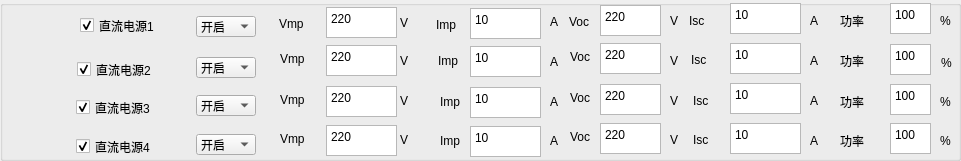
  <widget class="QGroupBox" name="groupBox_6">
   <property name="geometry">
    <rect>
     <x>0</x>
     <y>90</y>
     <width>961</width>
     <height>161</height>
    </rect>
   </property>
   <property name="title">
    <string/>
   </property>
   <widget class="QLabel" name="label_17">
    <property name="geometry">
     <rect>
      <x>280</x>
      <y>90</y>
      <width>31</width>
      <height>20</height>
     </rect>
    </property>
    <property name="text">
     <string>Vmp</string>
    </property>
   </widget>
   <widget class="QTextEdit" name="textEdit_S1_DC2_Isc">
    <property name="geometry">
     <rect>
      <x>730</x>
      <y>43</y>
      <width>71</width>
      <height>31</height>
     </rect>
    </property>
    <property name="html">
     <string>&lt;!DOCTYPE HTML PUBLIC &quot;-//W3C//DTD HTML 4.0//EN&quot; &quot;http://www.w3.org/TR/REC-html40/strict.dtd&quot;&gt;
&lt;html&gt;&lt;head&gt;&lt;meta name=&quot;qrichtext&quot; content=&quot;1&quot; /&gt;&lt;style type=&quot;text/css&quot;&gt;
p, li { white-space: pre-wrap; }
&lt;/style&gt;&lt;/head&gt;&lt;body style=&quot; font-family:'SimSun'; font-size:9pt; font-weight:400; font-style:normal;&quot;&gt;
&lt;p style=&quot; margin-top:0px; margin-bottom:0px; margin-left:0px; margin-right:0px; -qt-block-indent:0; text-indent:0px;&quot;&gt;10&lt;/p&gt;&lt;/body&gt;&lt;/html&gt;</string>
    </property>
   </widget>
   <widget class="QTextEdit" name="textEdit_S1_DC2_PF">
    <property name="geometry">
     <rect>
      <x>890</x>
      <y>44</y>
      <width>41</width>
      <height>31</height>
     </rect>
    </property>
    <property name="html">
     <string>&lt;!DOCTYPE HTML PUBLIC &quot;-//W3C//DTD HTML 4.0//EN&quot; &quot;http://www.w3.org/TR/REC-html40/strict.dtd&quot;&gt;
&lt;html&gt;&lt;head&gt;&lt;meta name=&quot;qrichtext&quot; content=&quot;1&quot; /&gt;&lt;style type=&quot;text/css&quot;&gt;
p, li { white-space: pre-wrap; }
&lt;/style&gt;&lt;/head&gt;&lt;body style=&quot; font-family:'SimSun'; font-size:9pt; font-weight:400; font-style:normal;&quot;&gt;
&lt;p style=&quot; margin-top:0px; margin-bottom:0px; margin-left:0px; margin-right:0px; -qt-block-indent:0; text-indent:0px;&quot;&gt;100&lt;/p&gt;&lt;/body&gt;&lt;/html&gt;</string>
    </property>
   </widget>
   <widget class="QTextEdit" name="textEdit_S1_DC3_Voc">
    <property name="geometry">
     <rect>
      <x>600</x>
      <y>84</y>
      <width>61</width>
      <height>31</height>
     </rect>
    </property>
    <property name="html">
     <string>&lt;!DOCTYPE HTML PUBLIC &quot;-//W3C//DTD HTML 4.0//EN&quot; &quot;http://www.w3.org/TR/REC-html40/strict.dtd&quot;&gt;
&lt;html&gt;&lt;head&gt;&lt;meta name=&quot;qrichtext&quot; content=&quot;1&quot; /&gt;&lt;style type=&quot;text/css&quot;&gt;
p, li { white-space: pre-wrap; }
&lt;/style&gt;&lt;/head&gt;&lt;body style=&quot; font-family:'SimSun'; font-size:9pt; font-weight:400; font-style:normal;&quot;&gt;
&lt;p style=&quot; margin-top:0px; margin-bottom:0px; margin-left:0px; margin-right:0px; -qt-block-indent:0; text-indent:0px;&quot;&gt;220&lt;/p&gt;&lt;/body&gt;&lt;/html&gt;</string>
    </property>
   </widget>
   <widget class="QTextEdit" name="textEdit_S1_DC3_Isc">
    <property name="geometry">
     <rect>
      <x>730</x>
      <y>83</y>
      <width>71</width>
      <height>31</height>
     </rect>
    </property>
    <property name="html">
     <string>&lt;!DOCTYPE HTML PUBLIC &quot;-//W3C//DTD HTML 4.0//EN&quot; &quot;http://www.w3.org/TR/REC-html40/strict.dtd&quot;&gt;
&lt;html&gt;&lt;head&gt;&lt;meta name=&quot;qrichtext&quot; content=&quot;1&quot; /&gt;&lt;style type=&quot;text/css&quot;&gt;
p, li { white-space: pre-wrap; }
&lt;/style&gt;&lt;/head&gt;&lt;body style=&quot; font-family:'SimSun'; font-size:9pt; font-weight:400; font-style:normal;&quot;&gt;
&lt;p style=&quot; margin-top:0px; margin-bottom:0px; margin-left:0px; margin-right:0px; -qt-block-indent:0; text-indent:0px;&quot;&gt;10&lt;/p&gt;&lt;/body&gt;&lt;/html&gt;</string>
    </property>
   </widget>
   <widget class="QLabel" name="label_110">
    <property name="geometry">
     <rect>
      <x>400</x>
      <y>13</y>
      <width>16</width>
      <height>20</height>
     </rect>
    </property>
    <property name="text">
     <string>V</string>
    </property>
   </widget>
   <widget class="QTextEdit" name="textEdit_S1_DC1_Isc">
    <property name="geometry">
     <rect>
      <x>730</x>
      <y>3</y>
      <width>71</width>
      <height>31</height>
     </rect>
    </property>
    <property name="html">
     <string>&lt;!DOCTYPE HTML PUBLIC &quot;-//W3C//DTD HTML 4.0//EN&quot; &quot;http://www.w3.org/TR/REC-html40/strict.dtd&quot;&gt;
&lt;html&gt;&lt;head&gt;&lt;meta name=&quot;qrichtext&quot; content=&quot;1&quot; /&gt;&lt;style type=&quot;text/css&quot;&gt;
p, li { white-space: pre-wrap; }
&lt;/style&gt;&lt;/head&gt;&lt;body style=&quot; font-family:'SimSun'; font-size:9pt; font-weight:400; font-style:normal;&quot;&gt;
&lt;p style=&quot; margin-top:0px; margin-bottom:0px; margin-left:0px; margin-right:0px; -qt-block-indent:0; text-indent:0px;&quot;&gt;10&lt;/p&gt;&lt;/body&gt;&lt;/html&gt;</string>
    </property>
   </widget>
   <widget class="QLabel" name="label_125">
    <property name="geometry">
     <rect>
      <x>440</x>
      <y>133</y>
      <width>31</width>
      <height>16</height>
     </rect>
    </property>
    <property name="text">
     <string>Imp</string>
    </property>
   </widget>
   <widget class="QLabel" name="label_128">
    <property name="geometry">
     <rect>
      <x>810</x>
      <y>53</y>
      <width>16</width>
      <height>16</height>
     </rect>
    </property>
    <property name="text">
     <string>A</string>
    </property>
   </widget>
   <widget class="QLabel" name="label_112">
    <property name="geometry">
     <rect>
      <x>941</x>
      <y>55</y>
      <width>16</width>
      <height>16</height>
     </rect>
    </property>
    <property name="text">
     <string>%</string>
    </property>
   </widget>
   <widget class="QTextEdit" name="textEdit_S1_DC1_VOLT">
    <property name="geometry">
     <rect>
      <x>326</x>
      <y>7</y>
      <width>71</width>
      <height>31</height>
     </rect>
    </property>
    <property name="html">
     <string>&lt;!DOCTYPE HTML PUBLIC &quot;-//W3C//DTD HTML 4.0//EN&quot; &quot;http://www.w3.org/TR/REC-html40/strict.dtd&quot;&gt;
&lt;html&gt;&lt;head&gt;&lt;meta name=&quot;qrichtext&quot; content=&quot;1&quot; /&gt;&lt;style type=&quot;text/css&quot;&gt;
p, li { white-space: pre-wrap; }
&lt;/style&gt;&lt;/head&gt;&lt;body style=&quot; font-family:'SimSun'; font-size:9pt; font-weight:400; font-style:normal;&quot;&gt;
&lt;p style=&quot; margin-top:0px; margin-bottom:0px; margin-left:0px; margin-right:0px; -qt-block-indent:0; text-indent:0px;&quot;&gt;220&lt;/p&gt;&lt;/body&gt;&lt;/html&gt;</string>
    </property>
   </widget>
   <widget class="QLabel" name="label_57">
    <property name="geometry">
     <rect>
      <x>940</x>
      <y>13</y>
      <width>16</width>
      <height>16</height>
     </rect>
    </property>
    <property name="text">
     <string>%</string>
    </property>
   </widget>
   <widget class="QLabel" name="label_116">
    <property name="geometry">
     <rect>
      <x>840</x>
      <y>94</y>
      <width>41</width>
      <height>16</height>
     </rect>
    </property>
    <property name="text">
     <string>功率</string>
    </property>
   </widget>
   <widget class="QComboBox" name="comboBox_S1_DC4">
    <property name="geometry">
     <rect>
      <x>196</x>
      <y>134</y>
      <width>60</width>
      <height>21</height>
     </rect>
    </property>
    <item>
     <property name="text">
      <string>开启</string>
     </property>
    </item>
    <item>
     <property name="text">
      <string>关闭</string>
     </property>
    </item>
   </widget>
   <widget class="QCheckBox" name="checkBox_S1_DC4">
    <property name="geometry">
     <rect>
      <x>76</x>
      <y>126</y>
      <width>111</width>
      <height>41</height>
     </rect>
    </property>
    <property name="text">
     <string>直流电源4</string>
    </property>
    <property name="checked">
     <bool>true</bool>
    </property>
   </widget>
   <widget class="QLabel" name="label_109">
    <property name="geometry">
     <rect>
      <x>670</x>
      <y>13</y>
      <width>16</width>
      <height>16</height>
     </rect>
    </property>
    <property name="text">
     <string>V</string>
    </property>
   </widget>
   <widget class="QLabel" name="label_58">
    <property name="geometry">
     <rect>
      <x>550</x>
      <y>94</y>
      <width>16</width>
      <height>16</height>
     </rect>
    </property>
    <property name="text">
     <string>A</string>
    </property>
   </widget>
   <widget class="QLabel" name="label_105">
    <property name="geometry">
     <rect>
      <x>693</x>
      <y>132</y>
      <width>31</width>
      <height>16</height>
     </rect>
    </property>
    <property name="text">
     <string>Isc</string>
    </property>
   </widget>
   <widget class="QTextEdit" name="textEdit_S1_DC3_VOLT">
    <property name="geometry">
     <rect>
      <x>326</x>
      <y>86</y>
      <width>71</width>
      <height>31</height>
     </rect>
    </property>
    <property name="html">
     <string>&lt;!DOCTYPE HTML PUBLIC &quot;-//W3C//DTD HTML 4.0//EN&quot; &quot;http://www.w3.org/TR/REC-html40/strict.dtd&quot;&gt;
&lt;html&gt;&lt;head&gt;&lt;meta name=&quot;qrichtext&quot; content=&quot;1&quot; /&gt;&lt;style type=&quot;text/css&quot;&gt;
p, li { white-space: pre-wrap; }
&lt;/style&gt;&lt;/head&gt;&lt;body style=&quot; font-family:'SimSun'; font-size:9pt; font-weight:400; font-style:normal;&quot;&gt;
&lt;p style=&quot; margin-top:0px; margin-bottom:0px; margin-left:0px; margin-right:0px; -qt-block-indent:0; text-indent:0px;&quot;&gt;220&lt;/p&gt;&lt;/body&gt;&lt;/html&gt;</string>
    </property>
   </widget>
   <widget class="QLabel" name="label_120">
    <property name="geometry">
     <rect>
      <x>436</x>
      <y>14</y>
      <width>31</width>
      <height>21</height>
     </rect>
    </property>
    <property name="text">
     <string>Imp</string>
    </property>
   </widget>
   <widget class="QLabel" name="label_14">
    <property name="geometry">
     <rect>
      <x>280</x>
      <y>49</y>
      <width>31</width>
      <height>20</height>
     </rect>
    </property>
    <property name="text">
     <string>Vmp</string>
    </property>
   </widget>
   <widget class="QLabel" name="label_59">
    <property name="geometry">
     <rect>
      <x>691</x>
      <y>52</y>
      <width>31</width>
      <height>16</height>
     </rect>
    </property>
    <property name="text">
     <string>Isc</string>
    </property>
   </widget>
   <widget class="QLabel" name="label_13">
    <property name="geometry">
     <rect>
      <x>279</x>
      <y>13</y>
      <width>41</width>
      <height>21</height>
     </rect>
    </property>
    <property name="text">
     <string>Vmp</string>
    </property>
   </widget>
   <widget class="QLabel" name="label_54">
    <property name="geometry">
     <rect>
      <x>550</x>
      <y>54</y>
      <width>16</width>
      <height>16</height>
     </rect>
    </property>
    <property name="text">
     <string>A</string>
    </property>
   </widget>
   <widget class="QComboBox" name="comboBox_S1_DC1">
    <property name="geometry">
     <rect>
      <x>196</x>
      <y>16</y>
      <width>60</width>
      <height>21</height>
     </rect>
    </property>
    <item>
     <property name="text">
      <string>开启</string>
     </property>
    </item>
    <item>
     <property name="text">
      <string>关闭</string>
     </property>
    </item>
   </widget>
   <widget class="QCheckBox" name="checkBox_S1_DC3">
    <property name="geometry">
     <rect>
      <x>76</x>
      <y>87</y>
      <width>111</width>
      <height>41</height>
     </rect>
    </property>
    <property name="text">
     <string>直流电源3</string>
    </property>
    <property name="checked">
     <bool>true</bool>
    </property>
   </widget>
   <widget class="QTextEdit" name="textEdit_S1_DC4_VOLT">
    <property name="geometry">
     <rect>
      <x>326</x>
      <y>125</y>
      <width>71</width>
      <height>31</height>
     </rect>
    </property>
    <property name="html">
     <string>&lt;!DOCTYPE HTML PUBLIC &quot;-//W3C//DTD HTML 4.0//EN&quot; &quot;http://www.w3.org/TR/REC-html40/strict.dtd&quot;&gt;
&lt;html&gt;&lt;head&gt;&lt;meta name=&quot;qrichtext&quot; content=&quot;1&quot; /&gt;&lt;style type=&quot;text/css&quot;&gt;
p, li { white-space: pre-wrap; }
&lt;/style&gt;&lt;/head&gt;&lt;body style=&quot; font-family:'SimSun'; font-size:9pt; font-weight:400; font-style:normal;&quot;&gt;
&lt;p style=&quot; margin-top:0px; margin-bottom:0px; margin-left:0px; margin-right:0px; -qt-block-indent:0; text-indent:0px;&quot;&gt;220&lt;/p&gt;&lt;/body&gt;&lt;/html&gt;</string>
    </property>
   </widget>
   <widget class="QLabel" name="label_63">
    <property name="geometry">
     <rect>
      <x>440</x>
      <y>94</y>
      <width>31</width>
      <height>16</height>
     </rect>
    </property>
    <property name="text">
     <string>Imp</string>
    </property>
   </widget>
   <widget class="QLabel" name="label_129">
    <property name="geometry">
     <rect>
      <x>840</x>
      <y>53</y>
      <width>41</width>
      <height>16</height>
     </rect>
    </property>
    <property name="text">
     <string>功率</string>
    </property>
   </widget>
   <widget class="QComboBox" name="comboBox_S1_DC2">
    <property name="geometry">
     <rect>
      <x>196</x>
      <y>57</y>
      <width>60</width>
      <height>21</height>
     </rect>
    </property>
    <item>
     <property name="text">
      <string>开启</string>
     </property>
    </item>
    <item>
     <property name="text">
      <string>关闭</string>
     </property>
    </item>
   </widget>
   <widget class="QTextEdit" name="textEdit_S1_DC2_VOLT">
    <property name="geometry">
     <rect>
      <x>326</x>
      <y>45</y>
      <width>71</width>
      <height>31</height>
     </rect>
    </property>
    <property name="html">
     <string>&lt;!DOCTYPE HTML PUBLIC &quot;-//W3C//DTD HTML 4.0//EN&quot; &quot;http://www.w3.org/TR/REC-html40/strict.dtd&quot;&gt;
&lt;html&gt;&lt;head&gt;&lt;meta name=&quot;qrichtext&quot; content=&quot;1&quot; /&gt;&lt;style type=&quot;text/css&quot;&gt;
p, li { white-space: pre-wrap; }
&lt;/style&gt;&lt;/head&gt;&lt;body style=&quot; font-family:'SimSun'; font-size:9pt; font-weight:400; font-style:normal;&quot;&gt;
&lt;p style=&quot; margin-top:0px; margin-bottom:0px; margin-left:0px; margin-right:0px; -qt-block-indent:0; text-indent:0px;&quot;&gt;220&lt;/p&gt;&lt;/body&gt;&lt;/html&gt;</string>
    </property>
   </widget>
   <widget class="QTextEdit" name="textEdit_S1_DC3_PF">
    <property name="geometry">
     <rect>
      <x>890</x>
      <y>84</y>
      <width>41</width>
      <height>31</height>
     </rect>
    </property>
    <property name="html">
     <string>&lt;!DOCTYPE HTML PUBLIC &quot;-//W3C//DTD HTML 4.0//EN&quot; &quot;http://www.w3.org/TR/REC-html40/strict.dtd&quot;&gt;
&lt;html&gt;&lt;head&gt;&lt;meta name=&quot;qrichtext&quot; content=&quot;1&quot; /&gt;&lt;style type=&quot;text/css&quot;&gt;
p, li { white-space: pre-wrap; }
&lt;/style&gt;&lt;/head&gt;&lt;body style=&quot; font-family:'SimSun'; font-size:9pt; font-weight:400; font-style:normal;&quot;&gt;
&lt;p style=&quot; margin-top:0px; margin-bottom:0px; margin-left:0px; margin-right:0px; -qt-block-indent:0; text-indent:0px;&quot;&gt;100&lt;/p&gt;&lt;/body&gt;&lt;/html&gt;</string>
    </property>
   </widget>
   <widget class="QLabel" name="label_117">
    <property name="geometry">
     <rect>
      <x>940</x>
      <y>133</y>
      <width>16</width>
      <height>16</height>
     </rect>
    </property>
    <property name="text">
     <string>%</string>
    </property>
   </widget>
   <widget class="QLabel" name="label_64">
    <property name="geometry">
     <rect>
      <x>670</x>
      <y>53</y>
      <width>16</width>
      <height>16</height>
     </rect>
    </property>
    <property name="text">
     <string>V</string>
    </property>
   </widget>
   <widget class="QTextEdit" name="textEdit_S1_DC4_CURR">
    <property name="geometry">
     <rect>
      <x>470</x>
      <y>126</y>
      <width>71</width>
      <height>31</height>
     </rect>
    </property>
    <property name="html">
     <string>&lt;!DOCTYPE HTML PUBLIC &quot;-//W3C//DTD HTML 4.0//EN&quot; &quot;http://www.w3.org/TR/REC-html40/strict.dtd&quot;&gt;
&lt;html&gt;&lt;head&gt;&lt;meta name=&quot;qrichtext&quot; content=&quot;1&quot; /&gt;&lt;style type=&quot;text/css&quot;&gt;
p, li { white-space: pre-wrap; }
&lt;/style&gt;&lt;/head&gt;&lt;body style=&quot; font-family:'SimSun'; font-size:9pt; font-weight:400; font-style:normal;&quot;&gt;
&lt;p style=&quot; margin-top:0px; margin-bottom:0px; margin-left:0px; margin-right:0px; -qt-block-indent:0; text-indent:0px;&quot;&gt;10&lt;/p&gt;&lt;/body&gt;&lt;/html&gt;</string>
    </property>
   </widget>
   <widget class="QLabel" name="label_101">
    <property name="geometry">
     <rect>
      <x>693</x>
      <y>93</y>
      <width>31</width>
      <height>16</height>
     </rect>
    </property>
    <property name="text">
     <string>Isc</string>
    </property>
   </widget>
   <widget class="QLabel" name="label_127">
    <property name="geometry">
     <rect>
      <x>400</x>
      <y>93</y>
      <width>16</width>
      <height>16</height>
     </rect>
    </property>
    <property name="text">
     <string>V</string>
    </property>
   </widget>
   <widget class="QLabel" name="label_100">
    <property name="geometry">
     <rect>
      <x>840</x>
      <y>133</y>
      <width>41</width>
      <height>16</height>
     </rect>
    </property>
    <property name="text">
     <string>功率</string>
    </property>
   </widget>
   <widget class="QLabel" name="label_106">
    <property name="geometry">
     <rect>
      <x>689</x>
      <y>13</y>
      <width>31</width>
      <height>16</height>
     </rect>
    </property>
    <property name="text">
     <string>Isc</string>
    </property>
   </widget>
   <widget class="QLabel" name="label_118">
    <property name="geometry">
     <rect>
      <x>550</x>
      <y>14</y>
      <width>16</width>
      <height>16</height>
     </rect>
    </property>
    <property name="text">
     <string>A</string>
    </property>
   </widget>
   <widget class="QLabel" name="label_119">
    <property name="geometry">
     <rect>
      <x>670</x>
      <y>93</y>
      <width>16</width>
      <height>16</height>
     </rect>
    </property>
    <property name="text">
     <string>V</string>
    </property>
   </widget>
   <widget class="QCheckBox" name="checkBox_S1_DC1">
    <property name="geometry">
     <rect>
      <x>80</x>
      <y>10</y>
      <width>111</width>
      <height>31</height>
     </rect>
    </property>
    <property name="text">
     <string>直流电源1</string>
    </property>
    <property name="checked">
     <bool>true</bool>
    </property>
   </widget>
   <widget class="QLabel" name="label_65">
    <property name="geometry">
     <rect>
      <x>280</x>
      <y>129</y>
      <width>31</width>
      <height>20</height>
     </rect>
    </property>
    <property name="text">
     <string>Vmp</string>
    </property>
   </widget>
   <widget class="QComboBox" name="comboBox_S1_DC3">
    <property name="geometry">
     <rect>
      <x>196</x>
      <y>95</y>
      <width>60</width>
      <height>21</height>
     </rect>
    </property>
    <item>
     <property name="text">
      <string>开启</string>
     </property>
    </item>
    <item>
     <property name="text">
      <string>关闭</string>
     </property>
    </item>
   </widget>
   <widget class="QTextEdit" name="textEdit_S1_DC1_Voc">
    <property name="geometry">
     <rect>
      <x>600</x>
      <y>5</y>
      <width>61</width>
      <height>31</height>
     </rect>
    </property>
    <property name="html">
     <string>&lt;!DOCTYPE HTML PUBLIC &quot;-//W3C//DTD HTML 4.0//EN&quot; &quot;http://www.w3.org/TR/REC-html40/strict.dtd&quot;&gt;
&lt;html&gt;&lt;head&gt;&lt;meta name=&quot;qrichtext&quot; content=&quot;1&quot; /&gt;&lt;style type=&quot;text/css&quot;&gt;
p, li { white-space: pre-wrap; }
&lt;/style&gt;&lt;/head&gt;&lt;body style=&quot; font-family:'SimSun'; font-size:9pt; font-weight:400; font-style:normal;&quot;&gt;
&lt;p style=&quot; margin-top:0px; margin-bottom:0px; margin-left:0px; margin-right:0px; -qt-block-indent:0; text-indent:0px;&quot;&gt;220&lt;/p&gt;&lt;/body&gt;&lt;/html&gt;</string>
    </property>
   </widget>
   <widget class="QLabel" name="label_103">
    <property name="geometry">
     <rect>
      <x>550</x>
      <y>133</y>
      <width>16</width>
      <height>16</height>
     </rect>
    </property>
    <property name="text">
     <string>A</string>
    </property>
   </widget>
   <widget class="QLabel" name="label_66">
    <property name="geometry">
     <rect>
      <x>438</x>
      <y>53</y>
      <width>31</width>
      <height>16</height>
     </rect>
    </property>
    <property name="text">
     <string>Imp</string>
    </property>
   </widget>
   <widget class="QTextEdit" name="textEdit_S1_DC4_Isc">
    <property name="geometry">
     <rect>
      <x>730</x>
      <y>123</y>
      <width>71</width>
      <height>31</height>
     </rect>
    </property>
    <property name="html">
     <string>&lt;!DOCTYPE HTML PUBLIC &quot;-//W3C//DTD HTML 4.0//EN&quot; &quot;http://www.w3.org/TR/REC-html40/strict.dtd&quot;&gt;
&lt;html&gt;&lt;head&gt;&lt;meta name=&quot;qrichtext&quot; content=&quot;1&quot; /&gt;&lt;style type=&quot;text/css&quot;&gt;
p, li { white-space: pre-wrap; }
&lt;/style&gt;&lt;/head&gt;&lt;body style=&quot; font-family:'SimSun'; font-size:9pt; font-weight:400; font-style:normal;&quot;&gt;
&lt;p style=&quot; margin-top:0px; margin-bottom:0px; margin-left:0px; margin-right:0px; -qt-block-indent:0; text-indent:0px;&quot;&gt;10&lt;/p&gt;&lt;/body&gt;&lt;/html&gt;</string>
    </property>
   </widget>
   <widget class="QLabel" name="label_104">
    <property name="geometry">
     <rect>
      <x>840</x>
      <y>13</y>
      <width>41</width>
      <height>16</height>
     </rect>
    </property>
    <property name="text">
     <string>功率</string>
    </property>
   </widget>
   <widget class="QTextEdit" name="textEdit_S1_DC3_CURR">
    <property name="geometry">
     <rect>
      <x>470</x>
      <y>87</y>
      <width>71</width>
      <height>31</height>
     </rect>
    </property>
    <property name="html">
     <string>&lt;!DOCTYPE HTML PUBLIC &quot;-//W3C//DTD HTML 4.0//EN&quot; &quot;http://www.w3.org/TR/REC-html40/strict.dtd&quot;&gt;
&lt;html&gt;&lt;head&gt;&lt;meta name=&quot;qrichtext&quot; content=&quot;1&quot; /&gt;&lt;style type=&quot;text/css&quot;&gt;
p, li { white-space: pre-wrap; }
&lt;/style&gt;&lt;/head&gt;&lt;body style=&quot; font-family:'SimSun'; font-size:9pt; font-weight:400; font-style:normal;&quot;&gt;
&lt;p style=&quot; margin-top:0px; margin-bottom:0px; margin-left:0px; margin-right:0px; -qt-block-indent:0; text-indent:0px;&quot;&gt;10&lt;/p&gt;&lt;/body&gt;&lt;/html&gt;</string>
    </property>
   </widget>
   <widget class="QLabel" name="label_114">
    <property name="geometry">
     <rect>
      <x>810</x>
      <y>133</y>
      <width>16</width>
      <height>16</height>
     </rect>
    </property>
    <property name="text">
     <string>A</string>
    </property>
   </widget>
   <widget class="QLabel" name="label_126">
    <property name="geometry">
     <rect>
      <x>400</x>
      <y>132</y>
      <width>16</width>
      <height>16</height>
     </rect>
    </property>
    <property name="text">
     <string>V</string>
    </property>
   </widget>
   <widget class="QLabel" name="label_111">
    <property name="geometry">
     <rect>
      <x>670</x>
      <y>132</y>
      <width>16</width>
      <height>16</height>
     </rect>
    </property>
    <property name="text">
     <string>V</string>
    </property>
   </widget>
   <widget class="QLabel" name="label_108">
    <property name="geometry">
     <rect>
      <x>569</x>
      <y>12</y>
      <width>31</width>
      <height>20</height>
     </rect>
    </property>
    <property name="text">
     <string>Voc</string>
    </property>
   </widget>
   <widget class="QLabel" name="label_122">
    <property name="geometry">
     <rect>
      <x>570</x>
      <y>47</y>
      <width>31</width>
      <height>20</height>
     </rect>
    </property>
    <property name="text">
     <string>Voc</string>
    </property>
   </widget>
   <widget class="QLabel" name="label_67">
    <property name="geometry">
     <rect>
      <x>810</x>
      <y>13</y>
      <width>16</width>
      <height>16</height>
     </rect>
    </property>
    <property name="text">
     <string>A</string>
    </property>
   </widget>
   <widget class="QTextEdit" name="textEdit_S1_DC4_PF">
    <property name="geometry">
     <rect>
      <x>890</x>
      <y>123</y>
      <width>41</width>
      <height>31</height>
     </rect>
    </property>
    <property name="html">
     <string>&lt;!DOCTYPE HTML PUBLIC &quot;-//W3C//DTD HTML 4.0//EN&quot; &quot;http://www.w3.org/TR/REC-html40/strict.dtd&quot;&gt;
&lt;html&gt;&lt;head&gt;&lt;meta name=&quot;qrichtext&quot; content=&quot;1&quot; /&gt;&lt;style type=&quot;text/css&quot;&gt;
p, li { white-space: pre-wrap; }
&lt;/style&gt;&lt;/head&gt;&lt;body style=&quot; font-family:'SimSun'; font-size:9pt; font-weight:400; font-style:normal;&quot;&gt;
&lt;p style=&quot; margin-top:0px; margin-bottom:0px; margin-left:0px; margin-right:0px; -qt-block-indent:0; text-indent:0px;&quot;&gt;100&lt;/p&gt;&lt;/body&gt;&lt;/html&gt;</string>
    </property>
   </widget>
   <widget class="QTextEdit" name="textEdit_S1_DC2_Voc">
    <property name="geometry">
     <rect>
      <x>600</x>
      <y>43</y>
      <width>61</width>
      <height>31</height>
     </rect>
    </property>
    <property name="html">
     <string>&lt;!DOCTYPE HTML PUBLIC &quot;-//W3C//DTD HTML 4.0//EN&quot; &quot;http://www.w3.org/TR/REC-html40/strict.dtd&quot;&gt;
&lt;html&gt;&lt;head&gt;&lt;meta name=&quot;qrichtext&quot; content=&quot;1&quot; /&gt;&lt;style type=&quot;text/css&quot;&gt;
p, li { white-space: pre-wrap; }
&lt;/style&gt;&lt;/head&gt;&lt;body style=&quot; font-family:'SimSun'; font-size:9pt; font-weight:400; font-style:normal;&quot;&gt;
&lt;p style=&quot; margin-top:0px; margin-bottom:0px; margin-left:0px; margin-right:0px; -qt-block-indent:0; text-indent:0px;&quot;&gt;220&lt;/p&gt;&lt;/body&gt;&lt;/html&gt;</string>
    </property>
   </widget>
   <widget class="QTextEdit" name="textEdit_S1_DC1_PF">
    <property name="geometry">
     <rect>
      <x>890</x>
      <y>3</y>
      <width>41</width>
      <height>31</height>
     </rect>
    </property>
    <property name="html">
     <string>&lt;!DOCTYPE HTML PUBLIC &quot;-//W3C//DTD HTML 4.0//EN&quot; &quot;http://www.w3.org/TR/REC-html40/strict.dtd&quot;&gt;
&lt;html&gt;&lt;head&gt;&lt;meta name=&quot;qrichtext&quot; content=&quot;1&quot; /&gt;&lt;style type=&quot;text/css&quot;&gt;
p, li { white-space: pre-wrap; }
&lt;/style&gt;&lt;/head&gt;&lt;body style=&quot; font-family:'SimSun'; font-size:9pt; font-weight:400; font-style:normal;&quot;&gt;
&lt;p style=&quot; margin-top:0px; margin-bottom:0px; margin-left:0px; margin-right:0px; -qt-block-indent:0; text-indent:0px;&quot;&gt;100&lt;/p&gt;&lt;/body&gt;&lt;/html&gt;</string>
    </property>
   </widget>
   <widget class="QLabel" name="label_15">
    <property name="geometry">
     <rect>
      <x>400</x>
      <y>53</y>
      <width>16</width>
      <height>16</height>
     </rect>
    </property>
    <property name="text">
     <string>V</string>
    </property>
   </widget>
   <widget class="QTextEdit" name="textEdit_S1_DC1_CURR">
    <property name="geometry">
     <rect>
      <x>470</x>
      <y>8</y>
      <width>71</width>
      <height>31</height>
     </rect>
    </property>
    <property name="html">
     <string>&lt;!DOCTYPE HTML PUBLIC &quot;-//W3C//DTD HTML 4.0//EN&quot; &quot;http://www.w3.org/TR/REC-html40/strict.dtd&quot;&gt;
&lt;html&gt;&lt;head&gt;&lt;meta name=&quot;qrichtext&quot; content=&quot;1&quot; /&gt;&lt;style type=&quot;text/css&quot;&gt;
p, li { white-space: pre-wrap; }
&lt;/style&gt;&lt;/head&gt;&lt;body style=&quot; font-family:'SimSun'; font-size:9pt; font-weight:400; font-style:normal;&quot;&gt;
&lt;p style=&quot; margin-top:0px; margin-bottom:0px; margin-left:0px; margin-right:0px; -qt-block-indent:0; text-indent:0px;&quot;&gt;10&lt;/p&gt;&lt;/body&gt;&lt;/html&gt;</string>
    </property>
   </widget>
   <widget class="QCheckBox" name="checkBox_S1_DC2">
    <property name="geometry">
     <rect>
      <x>77</x>
      <y>49</y>
      <width>111</width>
      <height>41</height>
     </rect>
    </property>
    <property name="text">
     <string>直流电源2</string>
    </property>
    <property name="checked">
     <bool>true</bool>
    </property>
   </widget>
   <widget class="QLabel" name="label_130">
    <property name="geometry">
     <rect>
      <x>570</x>
      <y>88</y>
      <width>31</width>
      <height>20</height>
     </rect>
    </property>
    <property name="text">
     <string>Voc</string>
    </property>
   </widget>
   <widget class="QLabel" name="label_124">
    <property name="geometry">
     <rect>
      <x>810</x>
      <y>93</y>
      <width>16</width>
      <height>16</height>
     </rect>
    </property>
    <property name="text">
     <string>A</string>
    </property>
   </widget>
   <widget class="QLabel" name="label_121">
    <property name="geometry">
     <rect>
      <x>570</x>
      <y>127</y>
      <width>31</width>
      <height>20</height>
     </rect>
    </property>
    <property name="text">
     <string>Voc</string>
    </property>
   </widget>
   <widget class="QLabel" name="label_115">
    <property name="geometry">
     <rect>
      <x>940</x>
      <y>94</y>
      <width>16</width>
      <height>16</height>
     </rect>
    </property>
    <property name="text">
     <string>%</string>
    </property>
   </widget>
   <widget class="QTextEdit" name="textEdit_S1_DC2_CURR">
    <property name="geometry">
     <rect>
      <x>470</x>
      <y>46</y>
      <width>71</width>
      <height>31</height>
     </rect>
    </property>
    <property name="html">
     <string>&lt;!DOCTYPE HTML PUBLIC &quot;-//W3C//DTD HTML 4.0//EN&quot; &quot;http://www.w3.org/TR/REC-html40/strict.dtd&quot;&gt;
&lt;html&gt;&lt;head&gt;&lt;meta name=&quot;qrichtext&quot; content=&quot;1&quot; /&gt;&lt;style type=&quot;text/css&quot;&gt;
p, li { white-space: pre-wrap; }
&lt;/style&gt;&lt;/head&gt;&lt;body style=&quot; font-family:'SimSun'; font-size:9pt; font-weight:400; font-style:normal;&quot;&gt;
&lt;p style=&quot; margin-top:0px; margin-bottom:0px; margin-left:0px; margin-right:0px; -qt-block-indent:0; text-indent:0px;&quot;&gt;10&lt;/p&gt;&lt;/body&gt;&lt;/html&gt;</string>
    </property>
   </widget>
   <widget class="QTextEdit" name="textEdit_S1_DC4_Voc">
    <property name="geometry">
     <rect>
      <x>600</x>
      <y>123</y>
      <width>61</width>
      <height>31</height>
     </rect>
    </property>
    <property name="html">
     <string>&lt;!DOCTYPE HTML PUBLIC &quot;-//W3C//DTD HTML 4.0//EN&quot; &quot;http://www.w3.org/TR/REC-html40/strict.dtd&quot;&gt;
&lt;html&gt;&lt;head&gt;&lt;meta name=&quot;qrichtext&quot; content=&quot;1&quot; /&gt;&lt;style type=&quot;text/css&quot;&gt;
p, li { white-space: pre-wrap; }
&lt;/style&gt;&lt;/head&gt;&lt;body style=&quot; font-family:'SimSun'; font-size:9pt; font-weight:400; font-style:normal;&quot;&gt;
&lt;p style=&quot; margin-top:0px; margin-bottom:0px; margin-left:0px; margin-right:0px; -qt-block-indent:0; text-indent:0px;&quot;&gt;220&lt;/p&gt;&lt;/body&gt;&lt;/html&gt;</string>
    </property>
   </widget>
  </widget>
